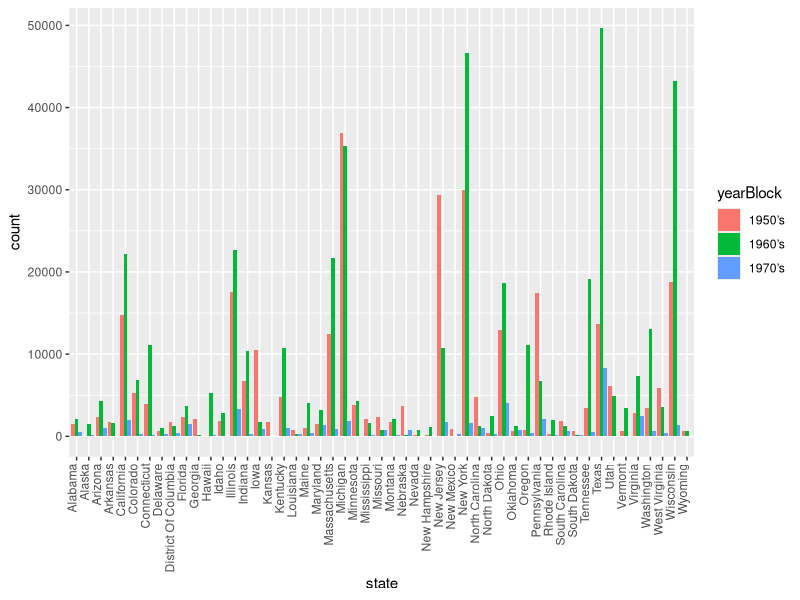

Source code (R):
library(tidyverse)
library(dslabs)
library(dplyr)
dat <- filter(us_contagious_diseases, disease == "Measles") %>% mutate(rate = (count/ population) * 100000 * (weeks_reporting/52))
# Filter out all data except in the years 1950, 1960, and 1970
dat_measles_rate_lessTwoStates <- dat %>% filter(year == 1950 | year == 1960 | year  == 1970)
#create some “block”, containers to hold the data for each year.
dat_measles_rate_lessTwoStates$yearBlock[dat_measles_rate_lessTwoStates$year == 1950]<- "1950’s"
dat_measles_rate_lessTwoStates$yearBlock[dat_measles_rate_lessTwoStates$year == 1960]<- "1960’s"
dat_measles_rate_lessTwoStates$yearBlock[dat_measles_rate_lessTwoStates$year == 1970]<- "1970’s"
#Without transformation, Multi-bar per state,
ggplot(data = dat_measles_rate_lessTwoStates) + geom_bar(mapping = aes(x = state, y = count, fill = yearBlock), position = "dodge", stat = "identity") + theme(axis.text.x = element_text(angle = 90, hjust = 1, vjust=-0.01))
